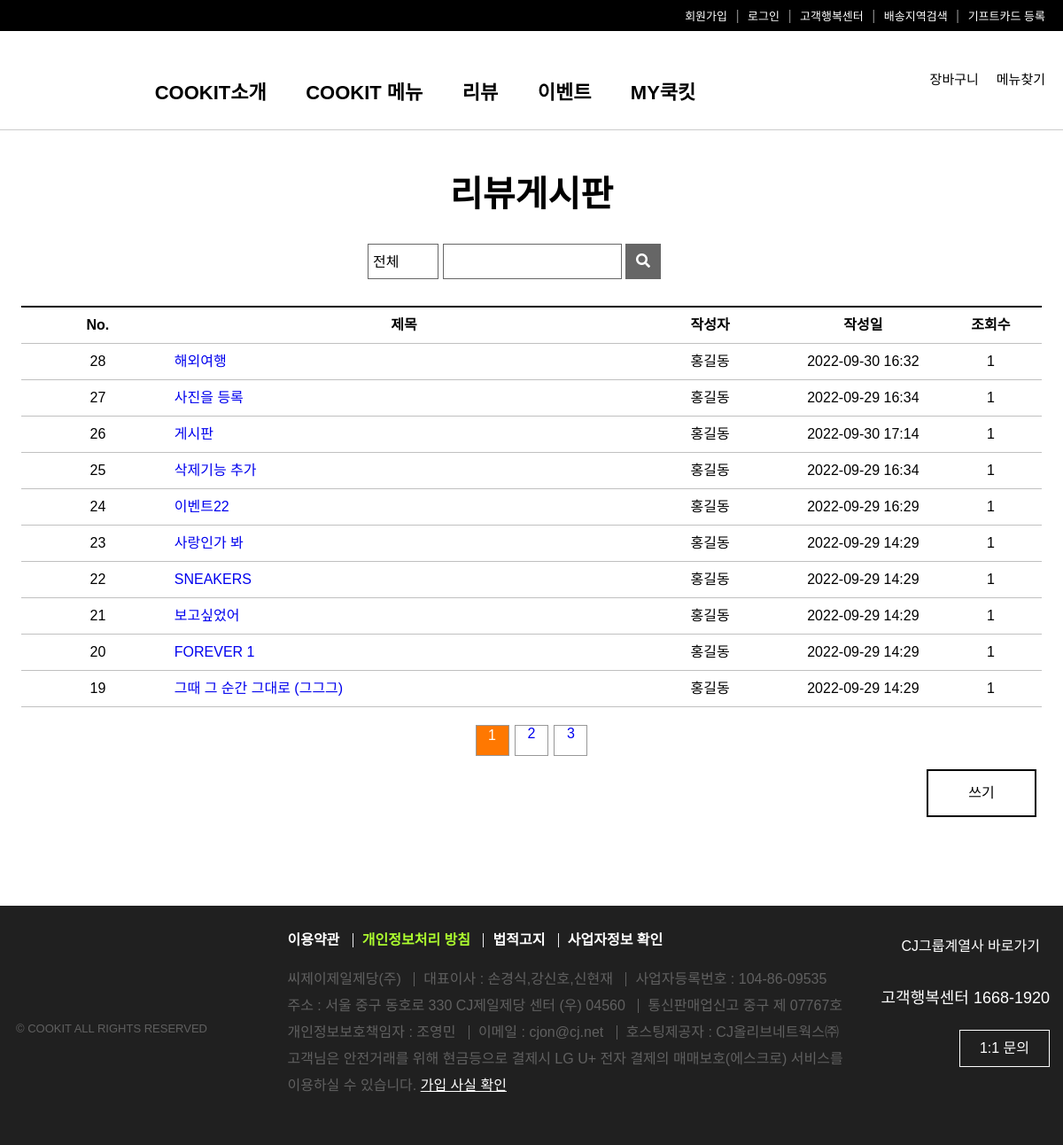
Page /freeBoard/1/1/1/fboardList on the earlier database version.
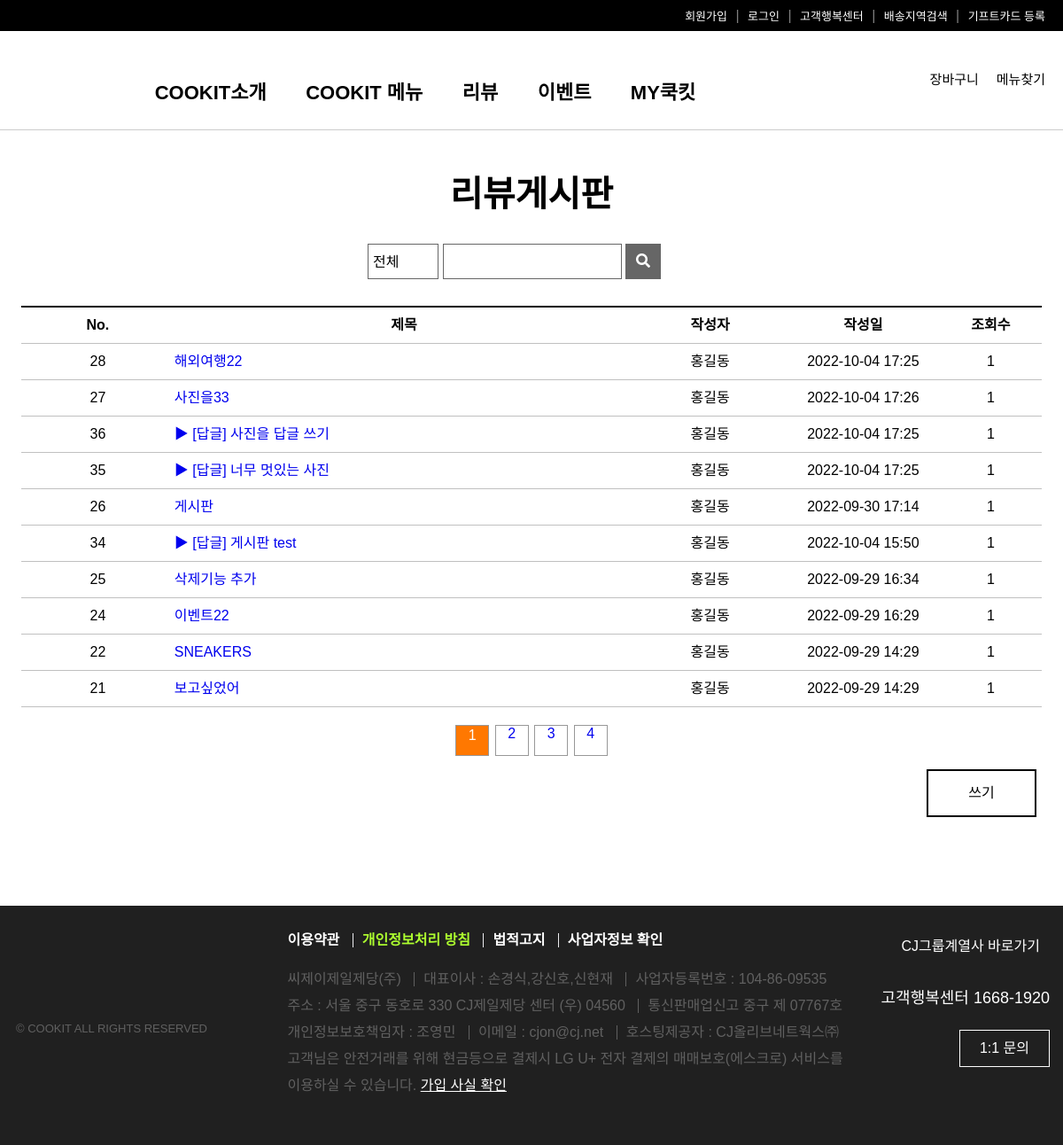
Same page on the later database version.
### freeBoard/models.py (models this page shows, shortened)
class Fboard(models.Model):
    b_no = models.AutoField(primary_key=True)
    member = models.ForeignKey(Member,on_delete=models.DO_NOTHING,null=True)
    b_title = models.CharField(max_length=1000)
    b_content = models.TextField()
    b_date = models.DateTimeField(default=datetime.now(),blank=True)
    b_group = models.IntegerField(default=0)
    b_step = models.IntegerField(default=0)
    b_indent = models.IntegerField(default=0)
    b_hit = models.IntegerField(default=1)
    b_file = models.ImageField(blank=True)

### member/models.py (models this page shows, shortened)
class Member(models.Model):
    id = models.CharField(primary_key=True, max_length=40)
    pw = models.CharField(max_length=40)
    name = models.CharField(max_length=40)
    tel = models.CharField(max_length=20)
    birth = models.DateField(blank=True)
    gender = models.CharField(max_length=10)
    email = models.CharField(max_length=30)
    zipcode = models.CharField(max_length=100)
    address1 = models.CharField(max_length=300)
    address2 = models.CharField(max_length=200)
    hobby = models.CharField(max_length=50)
    reg_date = models.DateTimeField(default=datetime.now(),blank=True)

### freeBoard/views.py (the view, shortened to what this page needs)
# urls.py: path('<int:nowpage>/<str:category>/<str:sword>/fboardList',views.fboardList,name="fboardList"),
def fboardList(request,nowpage,category,sword):
    print("view List : ",nowpage,category,sword)
    if request.method == "POST":
       ncategory = request.POST.get('category') # all,title,content
       nsword = request.POST.get('sword')       # 검색어
       category = ncategory
       sword = nsword
    if category=='1' and sword =='1':
        qs = Fboard.objects.order_by('-b_group','b_step')  #모두 검색
    paginator = Paginator(qs,10)  # qs/10 총하단페이지 수
    qs = paginator.get_page(nowpage)  # 3페이지 게시글을 보내줌.
    context={"fboardList":qs,"category":category,"sword":sword,"nowpage":nowpage}
    return render(request,'fboardList.html',context)

### freeBoard/templates/fboardList.html (shortened to what the changed rows need)
{% load static %}
<!DOCTYPE html>
<html lang="ko">
<head>
  <link rel="stylesheet" href="https://cdnjs.cloudflare.com/ajax/libs/font-awesome/5.12.1/css/all.min.css">
  <link rel="stylesheet" href="{% static 'css/style.css' %}">
  <link rel="stylesheet" href="{% static 'css/notice_list.css' %}">
</head>
<body>
  <section>
    <h1>리뷰게시판</h1>
    <table>
      <colgroup>
      </colgroup>
      <tr>
        <th>No.</th>
        <th>제목</th>
        <th>작성자</th>
        <th>작성일</th>
        <th>조회수</th>
      </tr>
      {% for fboard in fboardList %}
      <tr>
        <td>{{fboard.b_no}}</td>
        <td class="table-title">
          <a href="{% url 'freeBoard:fboardView' nowpage category sword fboard.b_no %}">
            {% if fboard.b_indent > 0 %}
              {% for i in "x"|rjust:fboard.b_indent %}
                ▶
              {% endfor %}
            {% endif %}
            {{fboard.b_title}}
          </a>
        </td>
        <td>{{fboard.member.name}}</td>
        <td>{{fboard.b_date|date:'Y-m-d H:i'}}</td>
        <td>{{fboard.b_hit}}</td>
      </tr>
      {% endfor %}
    </table>
    <ul class="page-num">
      {% for page in fboardList.paginator.page_range %}
        {% if page == nowpage %}
          <li class="num numOver"><div>{{page}}</div></li>
        {% else %}
            <li class="num">
              <a href="{% url 'freeBoard:fboardList' page category sword %}"><div>{{page}}</div></a>
            </li>
        {% endif %}
      {% endfor %}
    </ul>
  </section>
</body>
</html>

Differences in the rows shown:
removed Fboard: b_no "23", b_title "사랑인가 봐", member.name "홍길동", b_date "2022-09-29 14:29", b_hit "1"
no longer on this page (row unchanged): Fboard: b_no "20", b_title "FOREVER 1", member.name "홍길동", b_date "2022-09-29 14:29", b_hit "1"
no longer on this page (row unchanged): Fboard: b_no "19", b_title "그때 그 순간 그대로 (그그그)", member.name "홍길동", b_date "2022-09-29 14:29", b_hit "1"
changed Fboard id 28: b_title "해외여행" → "해외여행22"; b_date "2022-09-30 16:32" → "2022-10-04 17:25"
changed Fboard id 27: b_title "사진을 등록" → "사진을33"; b_date "2022-09-29 16:34" → "2022-10-04 17:26"
added Fboard: b_no "36", b_indent 1 (drawn), b_title "[답글] 사진을 답글 쓰기", member.name "홍길동", b_date "2022-10-04 17:25", b_hit "1"
added Fboard: b_no "35", b_indent 1 (drawn), b_title "[답글] 너무 멋있는 사진", member.name "홍길동", b_date "2022-10-04 17:25", b_hit "1"
added Fboard: b_no "34", b_indent 1 (drawn), b_title "[답글] 게시판 test", member.name "홍길동", b_date "2022-10-04 15:50", b_hit "1"
Other differences:
new list line: "4"
